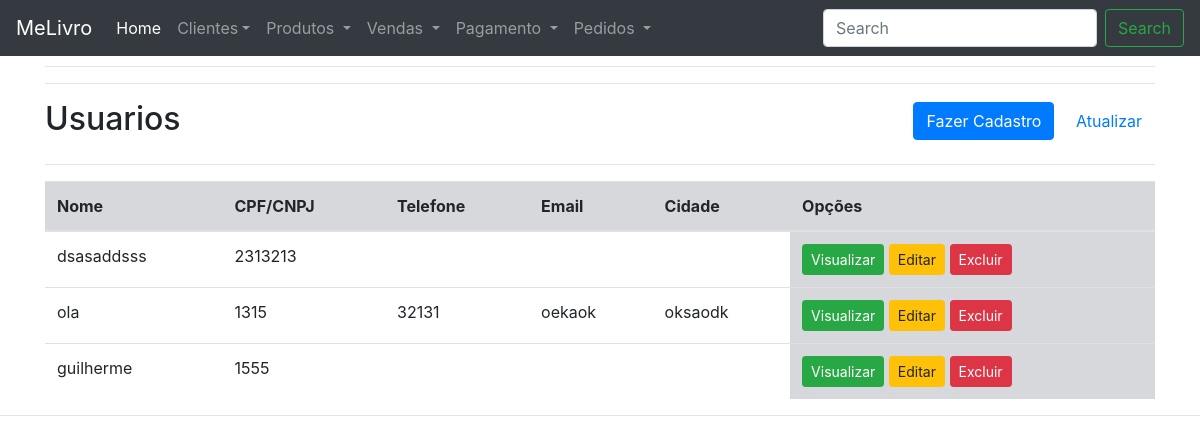
/CRUD/melivro/usuarios/index.php, run on the app's committed database.
### tables this page shows
CREATE TABLE IF NOT EXISTS USUARIO(
    CIDADE VARCHAR(20) NOT NULL,
    ENDERECO VARCHAR(30) NOT NULL,
    TELEFONE VARCHAR(16) NOT NULL,
    SEXO VARCHAR(1) NOT NULL,
    CPF VARCHAR(14) NOT NULL,
    FOREIGN KEY(CPF) REFERENCES PESSOA(CPF)
);

CREATE TABLE IF NOT EXISTS PESSOA(
    CPF  VARCHAR(14) NOT NULL,
    NOME VARCHAR(30) NOT NULL,
    EMAIL VARCHAR(30) NOT NULL,
    SENHA VARCHAR(15) NOT NULL,
    ADMIN TINYINT(1) NOT NULL,  
    PRIMARY KEY(CPF)
);

### CRUD/melivro/usuarios/functions.php (called while the page is built, shortened)
<?php
function indexUser() {
  $usuarios = findUser_all('usuario');
}
function findUser_all( $table ) {
  return findUser($table);
}
function findUser( $table = null, $id = null ) {
	$database = open_database();
	$found = null;
  if($table == 'usuario'){
    try{
      $sql = "SELECT * FROM pessoa INNER JOIN usuario ON pessoa.cpf=usuario.cpf";
	    $result = $database->query($sql);
	    if ($result->num_rows > 0) {
        $found = $result->fetch_all(MYSQLI_ASSOC);
      }
    } catch (Exception $e) {
      $_SESSION['message'] = $e->GetMessage();
      $_SESSION['type'] = 'danger';
    }
  }
  return $found;
}
?>

### CRUD/melivro/usuarios/index.php (the view, shortened to what this page needs)
<?php
    require_once('functions.php');
	indexUser();
?>
<header>
	<hr>
	<hr>
	<div class="row">
		<div class="col-sm-6">
			<h2>Usuarios</h2>
		</div>
		<div class="col-sm-6 text-right h2">
	    	<a class="btn btn-primary" href="add.php"><i class="fa fa-plus"></i> Fazer Cadastro</a>
	    	<a class="btn btn-default" href="index.php"><i class="fa fa-refresh"></i> Atualizar</a>
	    </div>
	</div>
</header>
<hr>
<div class="table-responsive-sm">
	<table class="table">
	<thead>
		<tr>
			<th class="table-secondary" scope="col">Nome</th>
			<th class="table-secondary" scope="col">CPF/CNPJ</th>
			<th class="table-secondary" scope="col">Telefone</th>
			<th class="table-secondary" scope="col">Email</th>
			<th class="table-secondary" scope="col">Cidade</th>
			<th class="table-secondary" scope="col">Opções</th>
		</tr>
	</thead>
	<tbody>
	<?php
	if ($usuarios) :
		foreach ($usuarios as $usuario) : ?>
		<tr>
			<td scope="row"><?php echo $usuario["NOME"]; ?></td>
			<td><?php echo $usuario["CPF"]; ?></td>
			<td><?php echo $usuario["TELEFONE"]; ?></td>
			<td><?php echo $usuario["EMAIL"]; ?></td>
			<td><?php echo $usuario["CIDADE"]; ?></td>
			<td class="table-secondary">
				<a href="view.php?id=<?php echo $usuario['CPF']; ?>" class="btn btn-sm btn-success"><i class="fa fa-eye"></i> Visualizar</a>
				<a href="edit.php?id=<?php echo $usuario['CPF']; ?>" class="btn btn-sm btn-warning"><i class="fa fa-pencil"></i> Editar</a>
				<a href="#" class="btn btn-sm btn-danger" data-toggle="modal" data-target="#delete-modal" data-customer="<?php echo $usuario['CPF']; ?>">Excluir
				</a>
			</td>
		</tr>
		<?php endforeach; ?>
	<?php else : ?>
		<tr>
			<td colspan="6">Nenhum registro encontrado.</td>
		</tr>
	<?php endif; ?>
	</tbody>
	</table>
</div>

### CRUD/melivro/inc/header.php (style rules this page uses)
body { padding-top: 50px; padding-bottom: 20px; }

### data on the page
usuario: CPF.NOME "dsasaddsss", CPF "2313213"
usuario: CPF.NOME "ola", CPF "1315", TELEFONE "32131", CPF.EMAIL "oekaok", CIDADE "oksaodk"
usuario: CPF.NOME "guilherme", CPF "1555"
